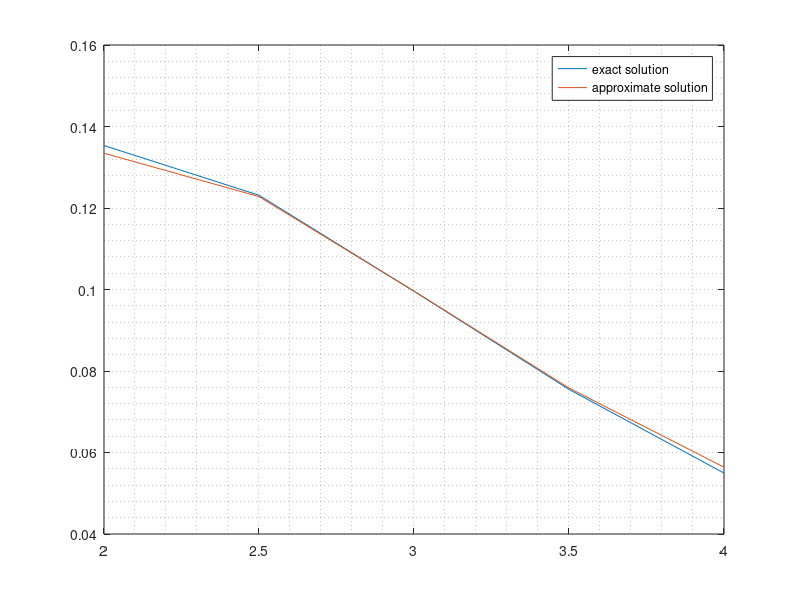

Write MATLAB code to recreate this figure.
clear all
close all

x = 2:0.5:4;
u = [0.13343914, 0.122804456, 0.0995944283, 0.0758214214, 0.0563783214];

y = exp(-x).*(x-1);

figure
plot(x,y,x,u)
legend("exact solution","approximate solution")
grid minor